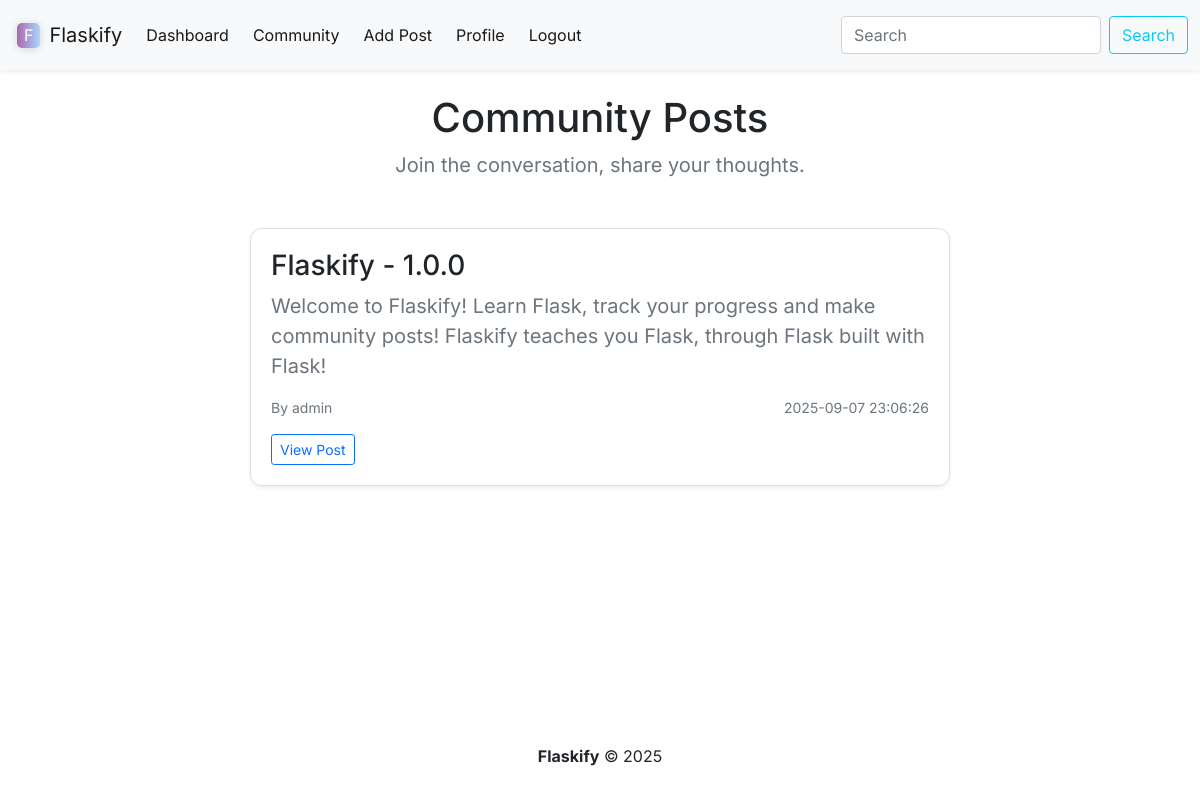
The app's page /posts (signed in), older data.
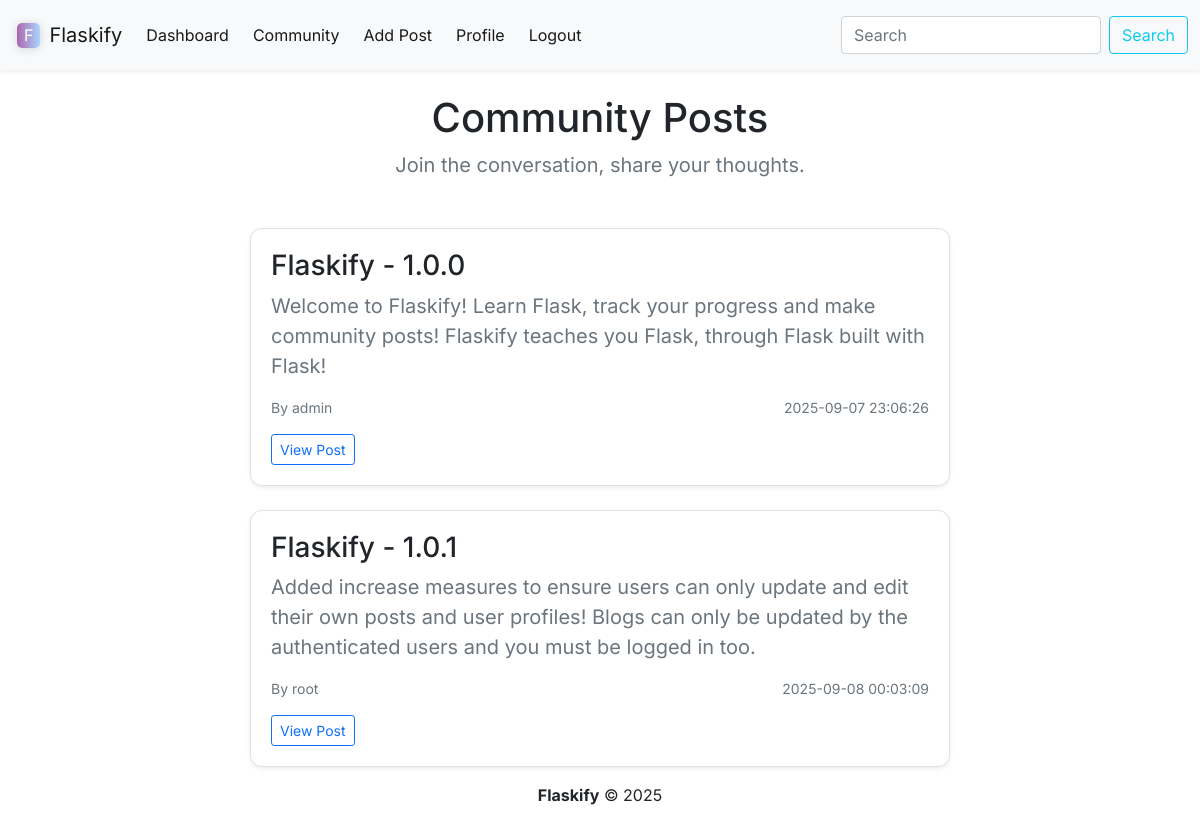
The same page, newer data.
### models.py (models this page shows)
class Posts(db.Model):
    id = db.Column(db.Integer, primary_key=True)
    title = db.Column(db.String(999))
    content = db.Column(db.Text)
    author = db.Column(db.String(999))
    date_posted = db.Column(db.DateTime, default=datetime.now(timezone.utc))
    slug = db.Column(db.String(255))
    user_id = db.Column(db.Integer)

### app.py (the view)
@app.route('/posts')
@login_required
def posts():
    posts = Posts.query.order_by(Posts.date_posted)
    return render_template("posts.html", posts=posts)

### web_forms.py
class SearchForm(FlaskForm):
    search = StringField("Searched", validators=[DataRequired()])
    submit = SubmitField("Submit")

### app.py (called while the page is built)
@app.context_processor
def base():
    form = SearchForm()
    return dict(form=form)

@login_manager.user_loader
def load_user(user_id):
    return Users.query.get(int(user_id))

### templates/posts.html
{% extends 'base.html' %}
{% block navigation_items %}
    {% include 'components/nav_component.html' %}
{% endblock %}
{% block section %}
  <div class="text-center mb-5">
    <h1 class="font-for-text">Community Posts</h1>
    <p class="font-for-text text-muted fs-5">Join the conversation, share your thoughts.</p>
  </div>
  <div class="d-flex flex-column align-items-center gap-4 font-for-text">
    {% for post in posts %}
      <div class="post-container-styling bg-white shadow-sm">
        <h3 class="fw-semibold mb-2">{{ post.title }}</h3>
        <p class="fs-5 text-secondary mb-3">{{ post.content }}</p>
        <div class="d-flex justify-content-between text-muted small mb-3">
          <span>By {{ post.author }}</span>
          <span>{{ post.date_posted.strftime("%Y-%m-%d %H:%M:%S") }}</span>
        </div>
        <div class="d-flex flex-row gap-2">
            <div class="">
                <a class="btn btn-sm btn-outline-primary" href="{{ url_for('post', id=post.id) }}">
                    View Post
                </a>
            </div>
        </div>
      </div>
    {% endfor %}
  </div>
{% endblock %}

### templates/base.html (shortened to what this page needs)
<!DOCTYPE html>
<html lang="en">
<head>
    <link href="https://cdn.jsdelivr.net/npm/bootstrap@5.0.2/dist/css/bootstrap.min.css" rel="stylesheet">
    <link href="/static/style.css" rel="stylesheet">
</head>
<body class="d-flex flex-column min-vh-100">
    <nav class="navbar navbar-expand-lg navbar-light bg-light shadow-sm font-for-text" style="height: 70px;">
        <div class="container-fluid">
            <div class="d-flex align-items-center gap-1">
                <span class="logo-style text-white">F</span>
                <a class="navbar-brand">Flaskify</a>
            </div>
            {% block navigation_items %}
            {% endblock %}
        </div>
    </nav>
    <div class="container mt-4">
    {% block section %}
    {% endblock %}
    </div>
    <footer class="text-black mt-auto py-3" style="margin-top: 50px">
        <div class="container text-sm">
            <p class="text-center font-for-text"><strong>Flaskify</strong> &copy; {{ 2025 }}</p>
        </div>
    </footer>
</body>
</html>

### templates/components/nav_component.html (shortened to what this page needs)
<div class="collapse navbar-collapse d-flex justify-content-cente" id="navbarSupportedContent">
    <ul class="navbar-nav gap-2">
        <li class="nav-item">
            <a class="nav-link active" aria-current="page" href="{{url_for('dashboard')}}">Dashboard</a>
        </li>
        <li class="nav-item">
            <a class="nav-link active" aria-current="page" href="{{url_for('posts')}}">Community</a>
        </li>
        <li class="nav-item">
            <a class="nav-link active" aria-current="page" href="{{url_for('add_post')}}">Add Post</a>
        </li>
        <li class="nav-item">
            <a class="nav-link active" aria-current="page" href="{{url_for('profile')}}">Profile</a>
        </li>
        <li class="nav-item">
            <a class="nav-link active" aria-current="page" href="{{url_for('logout')}}">Logout</a>
        </li>
    </ul>
</div>
<form method="POST" action="{{ url_for('search') }}" class="d-flex">
    <input class="form-control me-2" type="search" placeholder="Search" aria-label="Search" name="searched">
    <button class="btn btn-outline-info" type="submit">Search</button>
</form>

### static/style.css (style rules this page uses)
.font-for-text { font-family: 'Inter'; }
.logo-style { margin-left: 5px; margin-right: 5px; padding-left: 7px; padding-right: 7px; padding-top: 0.5px; padding-bottom: 0.5px; border-radius: 5px; background: linear-gradient(90deg, rgb(173, 102, 173), rgb(169, 215, 255)); box-shadow: 0 1px 10px rgba(0, 0, 0, 0.15); }
a { text-decoration: none; color: inherit; }
.post-container-styling { border: 1px solid #e0e0e0; border-radius: 12px; padding: 20px; width: 100%; max-width: 700px; transition: transform 0.15s ease, box-shadow 0.15s ease; }

Row changes from the older to the newer data that the page shows:
added Posts: title "Flaskify - 1.0.1", content "Added increase measures to ensure users can only update and edit their own posts and user profiles! Blogs can only be updated by the authenticated users and you must be logged in too.", author "root", date_posted "2025-09-08 00:03:09"
